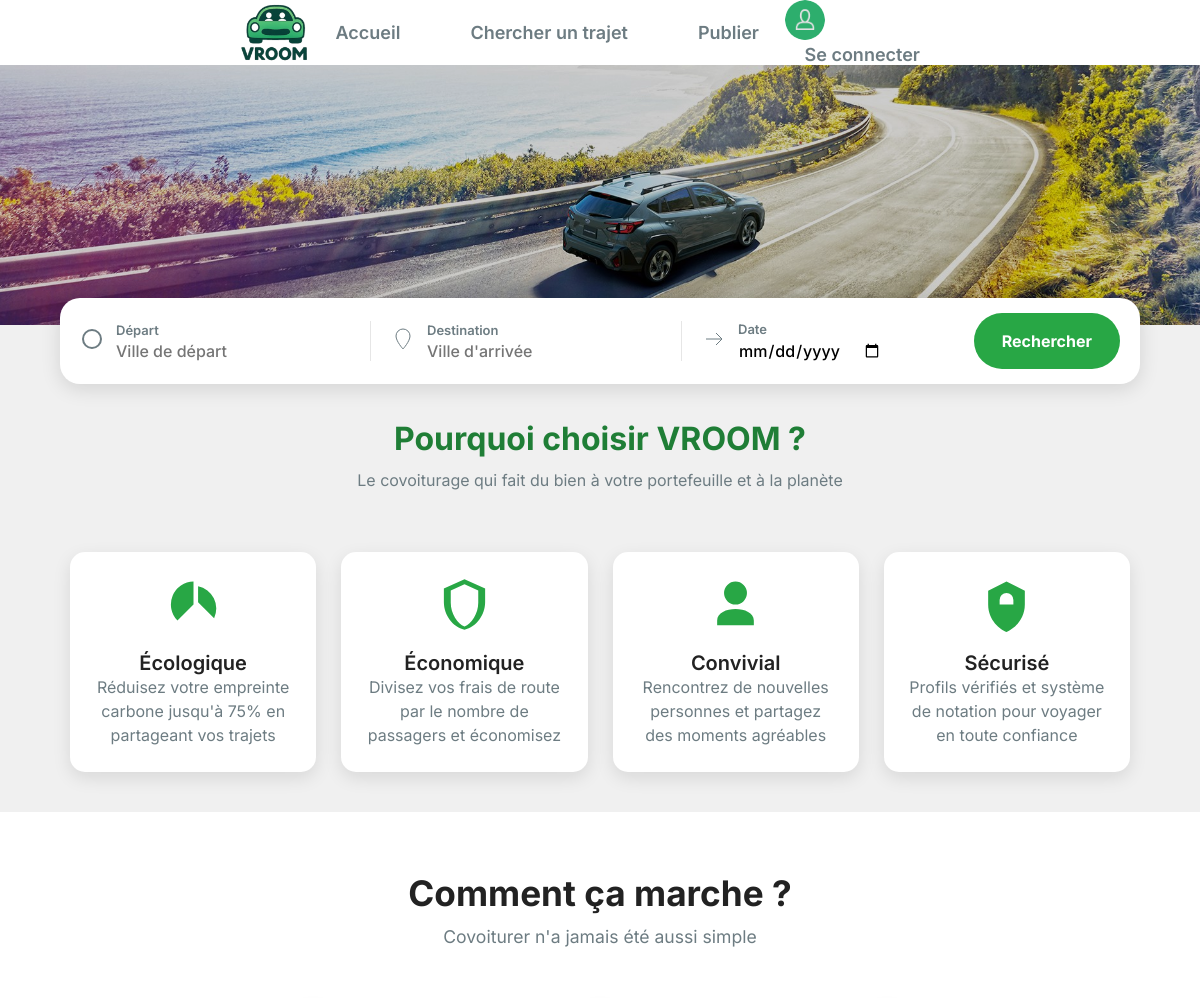
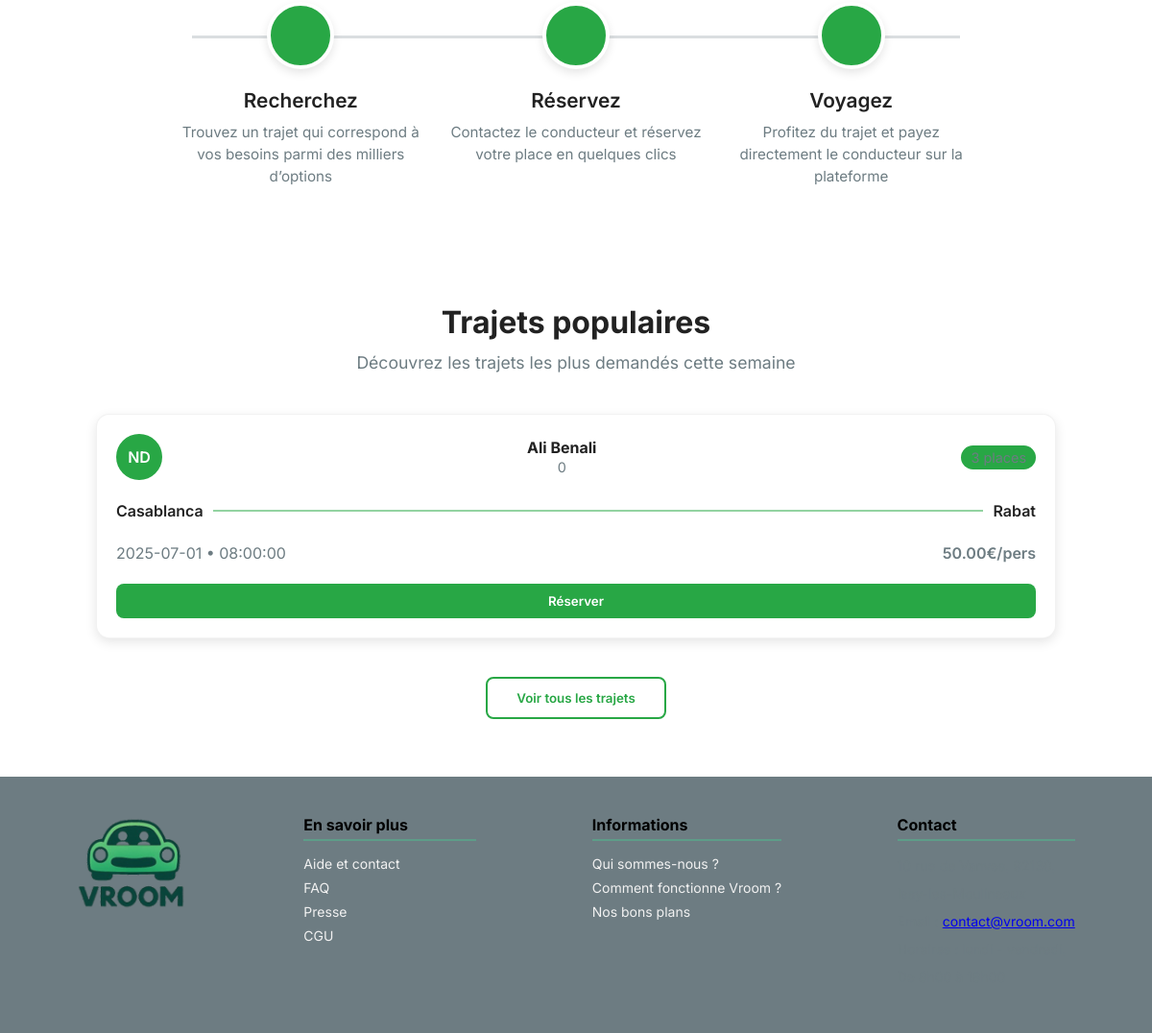
The page / on the database its author committed (2 pictures, top to bottom).
### tables this page shows
CREATE TABLE `annonces` (
  `id` bigint(20) UNSIGNED NOT NULL,
  `id_conducteur` bigint(20) UNSIGNED NOT NULL,
  `id_vehicule` bigint(20) UNSIGNED NOT NULL,
  `date_depart` date NOT NULL,
  `heure_depart` time NOT NULL,
  `datetime_depart` datetime NOT NULL,
  `prix_par_personne` decimal(10,2) NOT NULL,
  `places_disponibles` int(11) NOT NULL,
  `description` text NOT NULL,
  `id_lieu_depart` bigint(20) UNSIGNED NOT NULL,
  `id_lieu_arrivee` bigint(20) UNSIGNED NOT NULL,
  `statut` enum('active','complete','annulee','expiree') DEFAULT 'active',
  `date_creation` timestamp NOT NULL DEFAULT current_timestamp()
);

CREATE TABLE `utilisateurs` (
  `id` bigint(20) UNSIGNED NOT NULL,
  `nom` varchar(255) NOT NULL,
  `prenom` varchar(255) NOT NULL,
  `email` varchar(255) DEFAULT NULL,
  `telephone` varchar(20) DEFAULT NULL,
  `avatar` varchar(255) DEFAULT NULL,
  `biographie` text DEFAULT NULL,
  `mot_de_passe` varchar(255) NOT NULL,
  `token_notification` varchar(255) DEFAULT NULL,
  `premiere_connexion` tinyint(1) NOT NULL DEFAULT 1,
  `try_token` int(11) NOT NULL DEFAULT 0,
  `remember_token` varchar(100) DEFAULT NULL,
  `date_creation` timestamp NOT NULL DEFAULT current_timestamp(),
  `date_mise_a_jour` timestamp NOT NULL DEFAULT current_timestamp() ON UPDATE current_timestamp(),
  `note` float DEFAULT 0,
  `photo_profil` varchar(255) DEFAULT NULL
);

CREATE TABLE `lieux` (
  `id` bigint(20) UNSIGNED NOT NULL,
  `nom` varchar(255) NOT NULL,
  `latitude` decimal(10,6) NOT NULL,
  `longitude` decimal(10,6) NOT NULL
);

### Controleur/c_accueil.php (called while the page is built, shortened)
<?php
require_once __DIR__ . '/../Modele/annonces.php';
class c_accueil {
    public function afficher(): void {
        $annonces = Annonces::recherche_trajets();
        require __DIR__ . '/../Vue/head.php';
        require __DIR__ . '/../Vue/header.php';
        require __DIR__ . '/../Vue/pages/v_accueil.php';
        require __DIR__ . '/../Vue/footer.php';
    }
}

### Modele/annonces.php (called while the page is built, shortened)
<?php
class Annonces {
    public static function recherche_trajets(array $filters = [], string $sort = 'date_desc'): array {
    $trajets = [];
    $db = dbConnect();
    $sql = "SELECT id
            FROM annonces
            WHERE statut = :statut";
    $params = [
        ':statut' => 'active'
    ];
    switch ($sort) {
        case 'date_desc':
        default:
            $sql .= " ORDER BY date_depart DESC";
            break;
    }
    $stmt = $db->prepare($sql);
    $stmt->execute($params);
    while ($row = $stmt->fetch(PDO::FETCH_ASSOC)) {
        $trajets[] = [
            "id" => (int) $row["id"],
        ];
    }
    return $trajets;
    }
    public static function detail_trajet(int $id): ?array
    {
        $db = dbConnect();
        $sql = "
        SELECT
            a.id,
            a.date_depart,
            a.heure_depart,
            a.prix_par_personne,
            a.places_disponibles,
            a.description,
            u.nom AS conducteur_nom,
            u.note AS conducteur_note,
            u.avatar,
            v.marque,
            v.modele,
            ld.nom AS lieu_depart,
            la.nom AS lieu_arrivee
        FROM annonces a
        JOIN utilisateurs u ON a.id_conducteur = u.id
        JOIN vehicules v ON a.id_vehicule = v.id
        JOIN lieux ld ON a.id_lieu_depart = ld.id
        JOIN lieux la ON a.id_lieu_arrivee = la.id
        WHERE a.id = :id
        AND a.statut = 'active'
        ";
        $stmt = $db->prepare($sql);
        $stmt->execute(['id' => $id]);
        $annonce = $stmt->fetch(PDO::FETCH_ASSOC);
        return $annonce ?: null;
    }
}

### Vue/pages/v_accueil.php (the view, shortened to what this page needs)
<body>
<div class="hero">
    <img src="Ressources/Image/img_kv_pc.jpg" alt="Voiture" class="hero-img">
   <section class="search-container">
    <form class="search-box" action="index.php" method="GET">
        <div class="search-field">
            <div class="icon">
                <svg viewBox="0 0 24 24">
                    <circle cx="12" cy="12" r="9" stroke-width="2" fill="none"/>
                </svg>
            </div>
            <div class="field-content">
                <label>Départ</label>
                <input type="text" name="depart" placeholder="Ville de départ" >
            </div>
        </div>
        <div class="search-field">
            <div class="icon">
                <svg viewBox="0 0 24 24">
                    <path d="M12 2a7 7 0 0 0-7 7c0 5.25 7 13 7 13s7-7.75 7-13a7 7 0 0 0-7-7z"/>
                </svg>
            </div>
            <div class="field-content">
                <label>Destination</label>
                <input type="text" name="destination" placeholder="Ville d'arrivée" >
            </div>
        </div>
        <div class="search-field">
            <div class="icon">
                <svg viewBox="0 0 24 24">
                    <path d="M4 12h16m-6-6l6 6-6 6"/>
                </svg>
            </div>
            <div class="field-content">
                <label>Date</label>
                <input type="date" name="date" >
            </div>
        </div>
        <button class="search-btn" type="submit" name="action" value="actionChercherTrajets">Rechercher</button>
    </form>
</section>
</div>
<div class="texte-intro">
    <h2>Pourquoi choisir VROOM ?</h2>
    <p>Le covoiturage qui fait du bien à votre portefeuille et à la planète</p>
</div>
<section class="avantages">
    <div class="avantages-item">
        <svg class="avantage-icon" viewBox="0 0 24 24">
            <path d="M12 2a10 10 0 0 0-7 17l7-7V2zm2 2v7l7 7A10 10 0 0 0 14 4z"/>
        </svg>
        <h3>Écologique</h3>
        <p>Réduisez votre empreinte carbone jusqu'à 75% en partageant vos trajets</p>
    </div>
    <div class="avantages-item">
        <svg class="avantage-icon" viewBox="0 0 24 24">
            <path d="M12 1L3 5v6c0 5.55 3.84 10.74 9 12 5.16-1.26 9-6.45 9-12V5l-9-4zm0 2.18l6 2.67v5.4c0 4.73-3 9.23-6 10.34-3-1.11-6-5.61-6-10.34v-5.4l6-2.67z"/>
        </svg>
        <h3>Économique</h3>
        <p>Divisez vos frais de route par le nombre de passagers et économisez</p>
    </div>
    <div class="avantages-item">
        <svg class="avantage-icon" viewBox="0 0 24 24">
            <path d="M12 12a5 5 0 1 0-5-5 5 5 0 0 0 5 5zm-8 9v-2c0-3.31 4.03-5 8-5s8 1.69 8 5v2"/>
        </svg>
        <h3>Convivial</h3>
        <p>Rencontrez de nouvelles personnes et partagez des moments agréables</p>
    </div>
    <div class="avantages-item">
        <svg class="avantage-icon" viewBox="0 0 24 24">
            <path d="M12 2l8 4v6c0 7-5.33 11-8 12-2.67-1-8-5-8-12V6l8-4zm0 5a3 3 0 0 0-3 3v2h6V10a3 3 0 0 0-3-3z"/>
        </svg>
        <h3>Sécurisé</h3>
        <p>Profils vérifiés et système de notation pour voyager en toute confiance</p>
    </div>
</section>
<section class="how-it-works">
    <h2>Comment ça marche ?</h2>
    <p>Covoiturer n'a jamais été aussi simple</p>
    <div class="steps">
        <div class="step">
            <div class="step-icon"></div>
            <h3>Recherchez</h3>
            <p>Trouvez un trajet qui correspond à vos besoins parmi des milliers d’options</p>
        </div>
        <div class="step">
            <div class="step-icon"></div>
            <h3>Réservez</h3>
            <p>Contactez le conducteur et réservez votre place en quelques clics</p>
        </div>
        <div class="step">
            <div class="step-icon"></div>
            <h3>Voyagez</h3>
            <p>Profitez du trajet et payez directement le conducteur sur la plateforme</p>
        </div>
    </div>
</section>
<section class="popular-rides">
    <h2>Trajets populaires</h2>
    <p>Découvrez les trajets les plus demandés cette semaine</p>
    <div class="rides-list">
        <?php if (!empty($annonces)):
            foreach ($annonces as $annonce):
                $trajet = Annonces::detail_trajet((int)$annonce['id']);
        ?>
            <div class="ride-card">
                <div class="ride-header">
                    <div class="avatar"><?= htmlspecialchars($trajet["avatar"] ?? 'ND') ?></div>
                    <div>
                        <h4><?= htmlspecialchars($trajet["conducteur_nom"] ?? 'Nom') ?></h4>
                        <span><?= htmlspecialchars($trajet["conducteur_note"] ?? 0) ?></span>
                    </div>
                    <span class="places"><?= htmlspecialchars($trajet["places_disponibles"] ?? 0) ?> places</span>
                </div>
                <div class="ride-route">
                    <p><?= htmlspecialchars($trajet["lieu_depart"] ?? '') ?></p>
                    <div class="line"></div>
                    <p><?= htmlspecialchars($trajet["lieu_arrivee"] ?? '') ?></p>
                </div>
                <div class="ride-info">
                    <p><?= htmlspecialchars($trajet["date_depart"] ?? '') ?> • <?= htmlspecialchars($trajet["heure_depart"] ?? '') ?></p>
                    <p class="price"><?= htmlspecialchars($trajet["prix_par_personne"] ?? 0) ?>€/pers</p>
                </div>
                <button class="ride-btn"
                    onclick="window.location.href='index.php?page=detail_trajet&id=<?= htmlspecialchars($trajet['id']) ?>'">
                    Réserver
                </button>
            </div>
        <?php endforeach; else: ?>
            <p>Aucun trajet trouvé</p>
        <?php endif; ?>
    </div>
    <button class="all-rides-btn"
        onclick="window.location.href='index.php?page=recherche_trajet'">
        Voir tous les trajets
    </button>
</section>
</body>

### Ressources/CSS/commun.css (style rules this page uses)
:root { --couleurVerte: #28a745; --couleurVerteFonce: #1f7e36; --texteGris: #6d7c82; --titreNoir: #222; --fondClair: #ffffff; --ombre: rgba(0,0,0,0.10); --ombreHover: rgba(0,0,0,0.18); }
* { font-family: 'Inter', sans-serif; box-sizing: border-box; padding: 0; margin: 0; }
body { background-color: #f0f0f0; align-items: center; justify-content: center; }

### rows shown on the page
annonces: id_conducteur.avatar "ND", id_conducteur.nom "Ali Benali", id_conducteur.note "0", id_lieu_depart.nom "Casablanca", id_lieu_arrivee.nom "Rabat", date_depart "2025-07-01", heure_depart "08:00:00", prix_par_personne "50.00"
